Frame 1 (no input): blank canvas, image omitted
Frame 60 (no input): blank canvas, image omitted
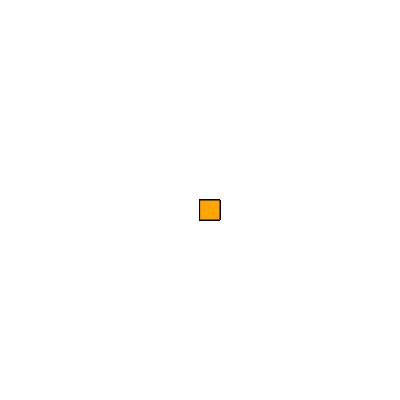
Frame 120 (the mouse pressed at the canvas centre since frame 60)

The p5.js sketch whose frames 1 and 60 were blank and that drew this single picture after the mouse press (run headless with seeded random() and noise() and a simulated clock; from frame 60 on, the mouse is pressed at the canvas centre):

// p5.js sketch
// ── sketch.js
function setup() {
createCanvas(400, 400);
background("white");
}
function draw() {
stroke('black');
fill('orange');
if(mouseIsPressed) {
rect(mouseX, mouseY, 20, 20);
}
}
